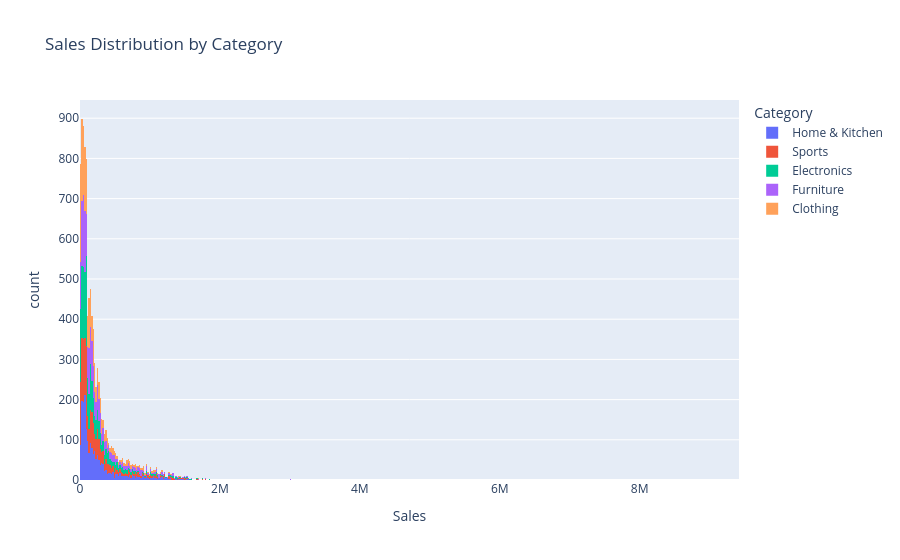

Write notebook code for a chart like this one.
### Markdown cell above
**Code Cell 4
Histogram with Color**

### Code cell
fig = px.histogram(

    df,

    x="Sales",

    color="Category",

    title="Sales Distribution by Category"

)

fig.show()

### Figure 1 — Plotly figure (JSON) as saved in the notebook; plotly's stock layout.template omitted (floating-point values rounded to 4 significant figures; data arrays with more than 128 entries replaced by an {"elided": "..."} marker saying what was removed)
{"data": [{"bingroup": "x", "hovertemplate": "Category=Home & Kitchen<br>Sales=%{x}<br>count=%{y}<extra></extra>", "legendgroup": "Home & Kitchen", "marker": {"color": "#636efa", "pattern": {"shape": ""}}, "name": "Home & Kitchen", "orientation": "v", "showlegend": true, "type": "histogram", "x": {"elided": "2033 float values"}, "xaxis": "x", "yaxis": "y"}, {"bingroup": "x", "hovertemplate": "Category=Sports<br>Sales=%{x}<br>count=%{y}<extra></extra>", "legendgroup": "Sports", "marker": {"color": "#EF553B", "pattern": {"shape": ""}}, "name": "Sports", "orientation": "v", "showlegend": true, "type": "histogram", "x": {"elided": "1980 float values"}, "xaxis": "x", "yaxis": "y"}, {"bingroup": "x", "hovertemplate": "Category=Electronics<br>Sales=%{x}<br>count=%{y}<extra></extra>", "legendgroup": "Electronics", "marker": {"color": "#00cc96", "pattern": {"shape": ""}}, "name": "Electronics", "orientation": "v", "showlegend": true, "type": "histogram", "x": {"elided": "2060 float values"}, "xaxis": "x", "yaxis": "y"}, {"bingroup": "x", "hovertemplate": "Category=Furniture<br>Sales=%{x}<br>count=%{y}<extra></extra>", "legendgroup": "Furniture", "marker": {"color": "#ab63fa", "pattern": {"shape": ""}}, "name": "Furniture", "orientation": "v", "showlegend": true, "type": "histogram", "x": {"elided": "1987 float values"}, "xaxis": "x", "yaxis": "y"}, {"bingroup": "x", "hovertemplate": "Category=Clothing<br>Sales=%{x}<br>count=%{y}<extra></extra>", "legendgroup": "Clothing", "marker": {"color": "#FFA15A", "pattern": {"shape": ""}}, "name": "Clothing", "orientation": "v", "showlegend": true, "type": "histogram", "x": {"elided": "2040 float values"}, "xaxis": "x", "yaxis": "y"}], "layout": {"barmode": "relative", "legend": {"title": {"text": "Category"}, "tracegroupgap": 0}, "title": {"text": "Sales Distribution by Category"}, "xaxis": {"anchor": "y", "domain": [0, 1], "title": {"text": "Sales"}}, "yaxis": {"anchor": "x", "domain": [0, 1], "title": {"text": "count"}}}}
